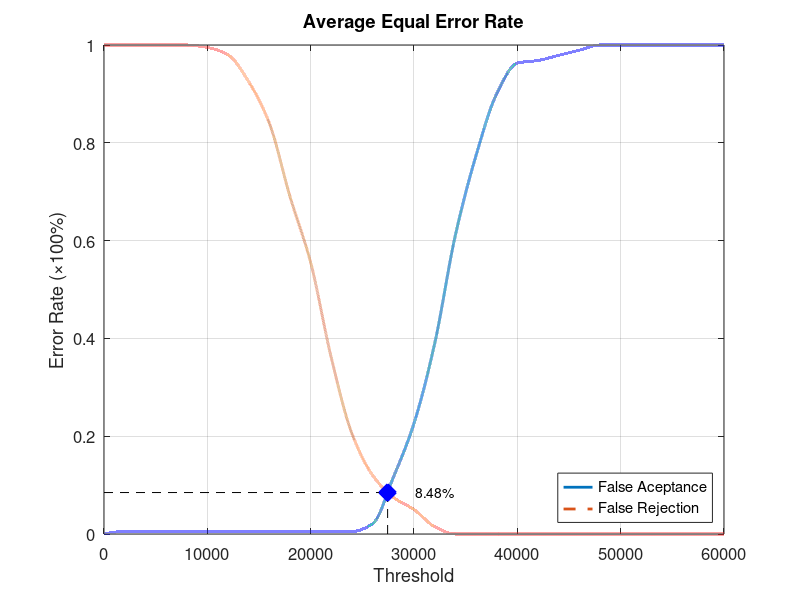
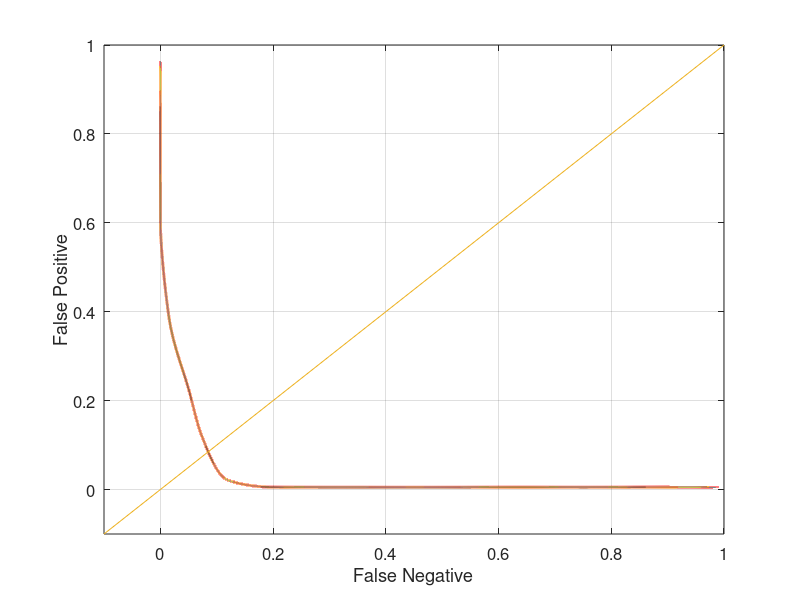

Recreate these plots in MATLAB, in order.
function yEER = Database4_3
close all;
clear;
clc;
x = 0:2000:60000;
xq = 0:0.5:60000;

y0 = [0 0.00526316 0.00526316 0.00526316 0.00526316 0.00526316 0.00526316 0.00526316 0.00526316 0.00526316 0.00526316 0.00526316 0.00526316 0.0210526 0.115789 0.226316 0.389474 0.610526 0.773684 0.9 0.963158 0.968421 0.978947 0.989474 1 1 1 1 1 1 1];
yy0 = interp1(x, y0, xq, 'pchip');
y1 = [1 1 1 1 1 0.995 0.98 0.925 0.84 0.69 0.555 0.36 0.205 0.12 0.075 0.05 0.015 0 0 0 0 0 0 0 0 0 0 0 0 0 0];
yy1 = interp1(x, y1, xq, 'pchip');

% Calculating EER: 
y2 = abs(y0 - y1);
find(y2 == min(y2))
yy2 = abs(yy0 - yy1);
xEER = find(yy2 == min(yy2));
xEERIndex = xq(xEER) % X-axis EER
yEER = yy0(xEER) % Y-axis EER

main = figure
plot(xq, yy0,'-','LineWidth', 2);	hold on
plot(xq, yy1,'--','LineWidth', 2);	hold on
plot([xEERIndex xEERIndex], [0 yEER], 'k--');	hold on
plot([0 xEERIndex], [yEER yEER], 'k--');	hold on
plot(xEERIndex, yEER, 'bx', 'LineWidth', 10);	hold on
text(xEERIndex + 10 * xEERIndex / 100, yEER, [num2str(round((10000 * yEER)) / 100) '%'])
legend('False Aceptance', 'False Rejection', 'Location', 'SouthEast')
xlabel('Threshold')
ylabel('Error Rate (\times100%)')
title('Average Equal Error Rate')
set(gca, 'FontSize', 12)
axis([0 60000 0 1])
grid on

print(main, 'Database4_3Main', '-dpng');
FNRxFPR = figure('Color', [1 1 1]);
plot(yy1, yy0, '-', yy1, yy0, 'LineWidth', 2);
hold on
y = -0.1:0.1:1
plot(y, y); 
set(gca, 'FontSize', 12)
xlabel('False Negative')
ylabel('False Positive')
axis([-0.1 1 -0.1 1])
set(gca, 'FontSize', 12)
grid on

print(FNRxFPR, 'Database4_3FNRxFPR','-dpng');
end
